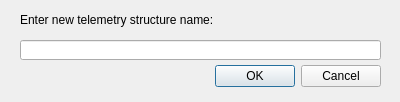
<?xml version="1.0" encoding="UTF-8"?>
<ui version="4.0">
 <class>Dialog</class>
 <widget class="QDialog" name="Dialog">
  <property name="geometry">
   <rect>
    <x>0</x>
    <y>0</y>
    <width>400</width>
    <height>102</height>
   </rect>
  </property>
  <property name="windowTitle">
   <string>Dialog</string>
  </property>
  <widget class="QDialogButtonBox" name="buttonBox">
   <property name="geometry">
    <rect>
     <x>40</x>
     <y>60</y>
     <width>341</width>
     <height>32</height>
    </rect>
   </property>
   <property name="orientation">
    <enum>Qt::Horizontal</enum>
   </property>
   <property name="standardButtons">
    <set>QDialogButtonBox::Cancel|QDialogButtonBox::Ok</set>
   </property>
  </widget>
  <widget class="QLineEdit" name="structureName">
   <property name="geometry">
    <rect>
     <x>20</x>
     <y>40</y>
     <width>361</width>
     <height>20</height>
    </rect>
   </property>
  </widget>
  <widget class="QLabel" name="label">
   <property name="geometry">
    <rect>
     <x>20</x>
     <y>10</y>
     <width>351</width>
     <height>20</height>
    </rect>
   </property>
   <property name="text">
    <string>Enter new telemetry structure name:</string>
   </property>
  </widget>
 </widget>
 <resources/>
 <connections>
  <connection>
   <sender>buttonBox</sender>
   <signal>accepted()</signal>
   <receiver>Dialog</receiver>
   <slot>accept()</slot>
   <hints>
    <hint type="sourcelabel">
     <x>248</x>
     <y>254</y>
    </hint>
    <hint type="destinationlabel">
     <x>157</x>
     <y>274</y>
    </hint>
   </hints>
  </connection>
  <connection>
   <sender>buttonBox</sender>
   <signal>rejected()</signal>
   <receiver>Dialog</receiver>
   <slot>reject()</slot>
   <hints>
    <hint type="sourcelabel">
     <x>316</x>
     <y>260</y>
    </hint>
    <hint type="destinationlabel">
     <x>286</x>
     <y>274</y>
    </hint>
   </hints>
  </connection>
 </connections>
</ui>
